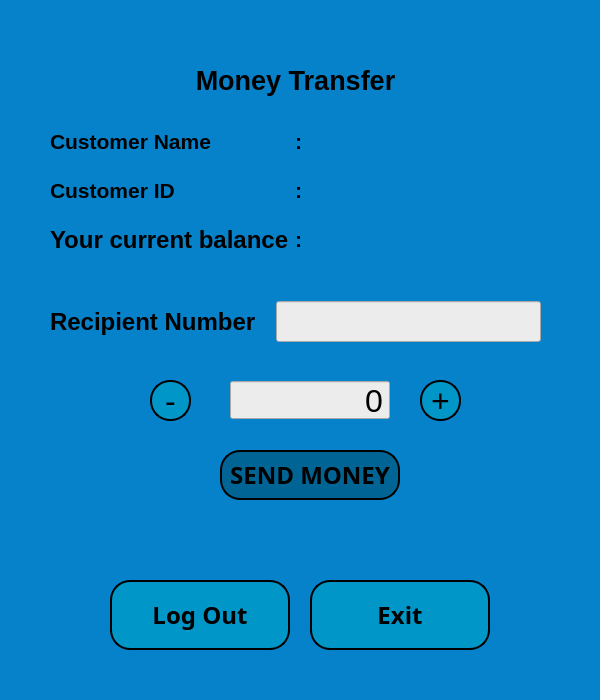
<?xml version="1.0" encoding="UTF-8"?>
<ui version="4.0">
 <class>customer_transfer_window</class>
 <widget class="QMainWindow" name="customer_transfer_window">
  <property name="windowModality">
   <enum>Qt::ApplicationModal</enum>
  </property>
  <property name="geometry">
   <rect>
    <x>0</x>
    <y>0</y>
    <width>600</width>
    <height>700</height>
   </rect>
  </property>
  <property name="minimumSize">
   <size>
    <width>600</width>
    <height>700</height>
   </size>
  </property>
  <property name="maximumSize">
   <size>
    <width>600</width>
    <height>700</height>
   </size>
  </property>
  <property name="contextMenuPolicy">
   <enum>Qt::DefaultContextMenu</enum>
  </property>
  <property name="acceptDrops">
   <bool>false</bool>
  </property>
  <property name="windowTitle">
   <string>Money Transfer Window</string>
  </property>
  <property name="styleSheet">
   <string notr="true">background-color: rgb(5, 130, 202);</string>
  </property>
  <property name="inputMethodHints">
   <set>Qt::ImhNone</set>
  </property>
  <widget class="QWidget" name="centralwidget">
   <widget class="QLabel" name="cstrfwdw_lbl_heading">
    <property name="geometry">
     <rect>
      <x>50</x>
      <y>50</y>
      <width>491</width>
      <height>61</height>
     </rect>
    </property>
    <property name="font">
     <font>
      <family>MS Shell Dlg 2</family>
      <pointsize>20</pointsize>
      <weight>75</weight>
      <bold>true</bold>
     </font>
    </property>
    <property name="text">
     <string>Money Transfer</string>
    </property>
    <property name="alignment">
     <set>Qt::AlignCenter</set>
    </property>
   </widget>
   <widget class="QPushButton" name="cstrfwdw_btn_returnmain">
    <property name="geometry">
     <rect>
      <x>110</x>
      <y>580</y>
      <width>180</width>
      <height>70</height>
     </rect>
    </property>
    <property name="minimumSize">
     <size>
      <width>180</width>
      <height>70</height>
     </size>
    </property>
    <property name="maximumSize">
     <size>
      <width>180</width>
      <height>70</height>
     </size>
    </property>
    <property name="font">
     <font>
      <family>Bahnschrift SemiBold</family>
      <pointsize>18</pointsize>
      <weight>75</weight>
      <bold>true</bold>
     </font>
    </property>
    <property name="styleSheet">
     <string notr="true">QPushButton {
background-color: rgb(0, 150, 199);
   border-color: rgb(66, 167, 255);
   border-bottom-color: rgb(255, 255, 255);
   border:2px solid rgb(202, 240, 248);
   border-radius:20px;
   border-color: black;
}

QPushButton:hover {
     background-color: rgb(202, 240, 248);
     border:2px solid rgb(202, 240, 248);
}
    
   </string>
    </property>
    <property name="text">
     <string>Log Out</string>
    </property>
   </widget>
   <widget class="QPushButton" name="cstrfwdw_btn_exit">
    <property name="geometry">
     <rect>
      <x>310</x>
      <y>580</y>
      <width>180</width>
      <height>70</height>
     </rect>
    </property>
    <property name="minimumSize">
     <size>
      <width>180</width>
      <height>70</height>
     </size>
    </property>
    <property name="maximumSize">
     <size>
      <width>180</width>
      <height>70</height>
     </size>
    </property>
    <property name="font">
     <font>
      <family>Bahnschrift SemiBold</family>
      <pointsize>18</pointsize>
      <weight>75</weight>
      <bold>true</bold>
     </font>
    </property>
    <property name="styleSheet">
     <string notr="true">QPushButton {
background-color: rgb(0, 150, 199);
   border-color: rgb(66, 167, 255);
   border-bottom-color: rgb(255, 255, 255);
   border:2px solid rgb(202, 240, 248);
   border-radius:20px;
   border-color: black;
}

QPushButton:hover {
     background-color: rgb(202, 240, 248);
     border:2px solid rgb(202, 240, 248);
}
    
   </string>
    </property>
    <property name="text">
     <string>Exit</string>
    </property>
   </widget>
   <widget class="QPushButton" name="cstrfwdw_btn_send">
    <property name="geometry">
     <rect>
      <x>220</x>
      <y>450</y>
      <width>180</width>
      <height>50</height>
     </rect>
    </property>
    <property name="minimumSize">
     <size>
      <width>180</width>
      <height>50</height>
     </size>
    </property>
    <property name="maximumSize">
     <size>
      <width>180</width>
      <height>50</height>
     </size>
    </property>
    <property name="font">
     <font>
      <family>Bahnschrift SemiBold</family>
      <pointsize>18</pointsize>
      <weight>75</weight>
      <bold>true</bold>
     </font>
    </property>
    <property name="styleSheet">
     <string notr="true">QPushButton{
	background-color: rgb(0, 100, 148);

border:2px solid rgb(0, 150, 199);
border-radius:20px;
border-color:black;
}
QPushButton:hover {
     background-color: rgb(202, 240, 248);
     border:2px solid rgb(0, 150, 199);
}</string>
    </property>
    <property name="text">
     <string>SEND MONEY</string>
    </property>
   </widget>
   <widget class="QPushButton" name="cstrfwdw_btn_moneyup">
    <property name="geometry">
     <rect>
      <x>420</x>
      <y>380</y>
      <width>41</width>
      <height>41</height>
     </rect>
    </property>
    <property name="font">
     <font>
      <pointsize>24</pointsize>
     </font>
    </property>
    <property name="styleSheet">
     <string notr="true">QPushButton {
background-color: rgb(0, 150, 199);
   border-color: rgb(66, 167, 255);
   border-bottom-color: rgb(255, 255, 255);
   border:2px solid rgb(202, 240, 248);
   border-radius:20px;
   border-color: black;
}

QPushButton:hover {
     background-color: rgb(202, 240, 248);
     border:2px solid rgb(202, 240, 248);
}
    
   </string>
    </property>
    <property name="text">
     <string>+</string>
    </property>
    <property name="iconSize">
     <size>
      <width>16</width>
      <height>16</height>
     </size>
    </property>
   </widget>
   <widget class="QPushButton" name="cstrfwdw_btn_moneydown">
    <property name="geometry">
     <rect>
      <x>150</x>
      <y>380</y>
      <width>41</width>
      <height>41</height>
     </rect>
    </property>
    <property name="font">
     <font>
      <pointsize>24</pointsize>
     </font>
    </property>
    <property name="styleSheet">
     <string notr="true">QPushButton {
background-color: rgb(0, 150, 199);
   border-color: rgb(66, 167, 255);
   border-bottom-color: rgb(255, 255, 255);
   border:2px solid rgb(202, 240, 248);
   border-radius:20px;
   border-color: black;
}

QPushButton:hover {
     background-color: rgb(202, 240, 248);
     border:2px solid rgb(202, 240, 248);
}
    
   </string>
    </property>
    <property name="text">
     <string>-</string>
    </property>
   </widget>
   <widget class="QSpinBox" name="cstrfwdw_spinbox_money">
    <property name="geometry">
     <rect>
      <x>230</x>
      <y>380</y>
      <width>160</width>
      <height>40</height>
     </rect>
    </property>
    <property name="font">
     <font>
      <family>.AppleSystemUIFont</family>
      <pointsize>24</pointsize>
      <weight>50</weight>
      <italic>false</italic>
      <bold>false</bold>
     </font>
    </property>
    <property name="focusPolicy">
     <enum>Qt::WheelFocus</enum>
    </property>
    <property name="styleSheet">
     <string notr="true">font: 24pt &quot;.AppleSystemUIFont&quot;;
background-color: rgb(236, 236, 236);</string>
    </property>
    <property name="inputMethodHints">
     <set>Qt::ImhDigitsOnly</set>
    </property>
    <property name="alignment">
     <set>Qt::AlignRight|Qt::AlignTrailing|Qt::AlignVCenter</set>
    </property>
    <property name="buttonSymbols">
     <enum>QAbstractSpinBox::NoButtons</enum>
    </property>
    <property name="suffix">
     <string/>
    </property>
    <property name="minimum">
     <number>0</number>
    </property>
    <property name="maximum">
     <number>1000000</number>
    </property>
    <property name="singleStep">
     <number>100</number>
    </property>
    <property name="value">
     <number>0</number>
    </property>
   </widget>
   <widget class="QLabel" name="cstrfwdw_lbl_resultmessage">
    <property name="geometry">
     <rect>
      <x>50</x>
      <y>512</y>
      <width>501</width>
      <height>51</height>
     </rect>
    </property>
    <property name="font">
     <font>
      <family>Bahnschrift SemiBold</family>
      <pointsize>14</pointsize>
      <weight>75</weight>
      <bold>true</bold>
     </font>
    </property>
    <property name="styleSheet">
     <string notr="true"/>
    </property>
    <property name="text">
     <string/>
    </property>
    <property name="alignment">
     <set>Qt::AlignCenter</set>
    </property>
   </widget>
   <widget class="QWidget" name="gridLayoutWidget">
    <property name="geometry">
     <rect>
      <x>50</x>
      <y>120</y>
      <width>491</width>
      <height>141</height>
     </rect>
    </property>
    <layout class="QGridLayout" name="gridLayout">
     <item row="1" column="1">
      <widget class="QLabel" name="punc">
       <property name="font">
        <font>
         <family>MS Shell Dlg 2</family>
         <pointsize>16</pointsize>
         <weight>75</weight>
         <bold>true</bold>
        </font>
       </property>
       <property name="text">
        <string>:</string>
       </property>
      </widget>
     </item>
     <item row="0" column="1">
      <widget class="QLabel" name="punc_3">
       <property name="maximumSize">
        <size>
         <width>15</width>
         <height>16777215</height>
        </size>
       </property>
       <property name="font">
        <font>
         <family>MS Shell Dlg 2</family>
         <pointsize>16</pointsize>
         <weight>75</weight>
         <bold>true</bold>
        </font>
       </property>
       <property name="text">
        <string>:</string>
       </property>
      </widget>
     </item>
     <item row="0" column="2">
      <widget class="QLabel" name="cstrfwdw_lbl_CSname_show">
       <property name="font">
        <font>
         <family>Arial</family>
         <pointsize>16</pointsize>
         <weight>75</weight>
         <bold>true</bold>
        </font>
       </property>
       <property name="text">
        <string/>
       </property>
      </widget>
     </item>
     <item row="0" column="0">
      <widget class="QLabel" name="cstrfwdw_lbl_CSname_heading">
       <property name="font">
        <font>
         <family>MS Shell Dlg 2</family>
         <pointsize>16</pointsize>
         <weight>75</weight>
         <bold>true</bold>
        </font>
       </property>
       <property name="text">
        <string>Customer Name</string>
       </property>
      </widget>
     </item>
     <item row="2" column="0">
      <widget class="QLabel" name="cstrfwdw_lbl_balanceheading">
       <property name="font">
        <font>
         <family>.AppleSystemUIFont</family>
         <pointsize>18</pointsize>
         <weight>75</weight>
         <bold>true</bold>
        </font>
       </property>
       <property name="text">
        <string>Your current balance</string>
       </property>
      </widget>
     </item>
     <item row="2" column="1">
      <widget class="QLabel" name="punc_2">
       <property name="font">
        <font>
         <family>MS Shell Dlg 2</family>
         <pointsize>16</pointsize>
         <weight>75</weight>
         <bold>true</bold>
        </font>
       </property>
       <property name="text">
        <string>:</string>
       </property>
      </widget>
     </item>
     <item row="1" column="0">
      <widget class="QLabel" name="cstrfwdw_lbl_CSID_heading">
       <property name="font">
        <font>
         <family>MS Shell Dlg 2</family>
         <pointsize>16</pointsize>
         <weight>75</weight>
         <bold>true</bold>
        </font>
       </property>
       <property name="text">
        <string>Customer ID</string>
       </property>
      </widget>
     </item>
     <item row="2" column="2">
      <widget class="QLabel" name="cstrfwdw_lbl_balanceshow">
       <property name="font">
        <font>
         <family>Arial</family>
         <pointsize>16</pointsize>
         <weight>75</weight>
         <bold>true</bold>
        </font>
       </property>
       <property name="text">
        <string/>
       </property>
      </widget>
     </item>
     <item row="1" column="2">
      <widget class="QLabel" name="cstrfwdw_lbl_CSID_show">
       <property name="font">
        <font>
         <family>Arial</family>
         <pointsize>16</pointsize>
         <weight>75</weight>
         <bold>true</bold>
        </font>
       </property>
       <property name="text">
        <string/>
       </property>
      </widget>
     </item>
    </layout>
   </widget>
   <widget class="QWidget" name="gridLayoutWidget_2">
    <property name="geometry">
     <rect>
      <x>50</x>
      <y>300</y>
      <width>491</width>
      <height>43</height>
     </rect>
    </property>
    <layout class="QGridLayout" name="gridLayout_2">
     <item row="0" column="2">
      <widget class="QLineEdit" name="cstrfwdw_linedit_receivernumber">
       <property name="minimumSize">
        <size>
         <width>241</width>
         <height>41</height>
        </size>
       </property>
       <property name="maximumSize">
        <size>
         <width>265</width>
         <height>41</height>
        </size>
       </property>
       <property name="styleSheet">
        <string notr="true">font: 24pt &quot;.AppleSystemUIFont&quot;;
background-color: rgb(236, 236, 236);</string>
       </property>
       <property name="inputMethodHints">
        <set>Qt::ImhDigitsOnly|Qt::ImhPreferNumbers</set>
       </property>
       <property name="maxLength">
        <number>10</number>
       </property>
      </widget>
     </item>
     <item row="0" column="1">
      <widget class="QLabel" name="cstrfwdw_lbl_receiverheading">
       <property name="font">
        <font>
         <family>.AppleSystemUIFont</family>
         <pointsize>18</pointsize>
         <weight>75</weight>
         <bold>true</bold>
        </font>
       </property>
       <property name="text">
        <string>Recipient Number</string>
       </property>
      </widget>
     </item>
    </layout>
   </widget>
  </widget>
  <widget class="QStatusBar" name="statusbar"/>
 </widget>
 <resources/>
 <connections>
  <connection>
   <sender>cstrfwdw_btn_moneyup</sender>
   <signal>clicked(bool)</signal>
   <receiver>cstrfwdw_spinbox_money</receiver>
   <slot>stepUp()</slot>
   <hints>
    <hint type="sourcelabel">
     <x>440</x>
     <y>281</y>
    </hint>
    <hint type="destinationlabel">
     <x>265</x>
     <y>281</y>
    </hint>
   </hints>
  </connection>
  <connection>
   <sender>cstrfwdw_btn_moneydown</sender>
   <signal>clicked(bool)</signal>
   <receiver>cstrfwdw_spinbox_money</receiver>
   <slot>stepDown()</slot>
   <hints>
    <hint type="sourcelabel">
     <x>138</x>
     <y>281</y>
    </hint>
    <hint type="destinationlabel">
     <x>230</x>
     <y>281</y>
    </hint>
   </hints>
  </connection>
 </connections>
</ui>
